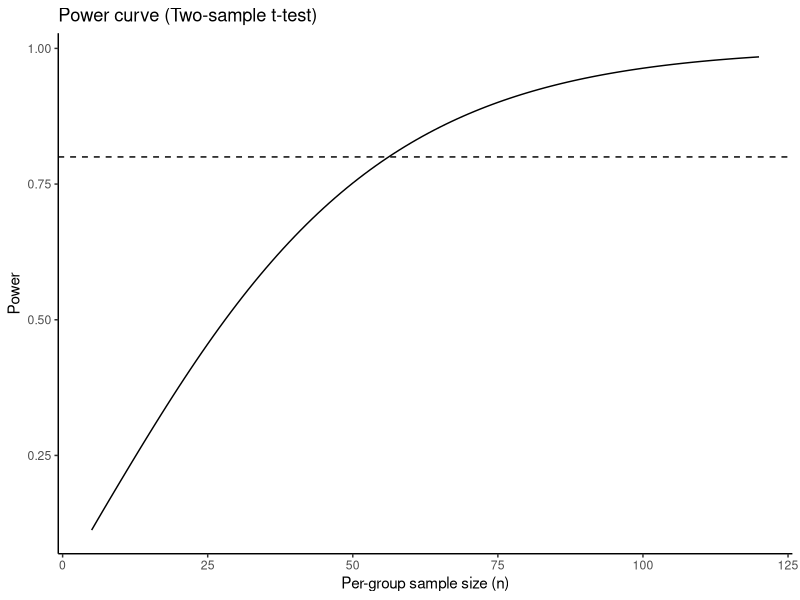
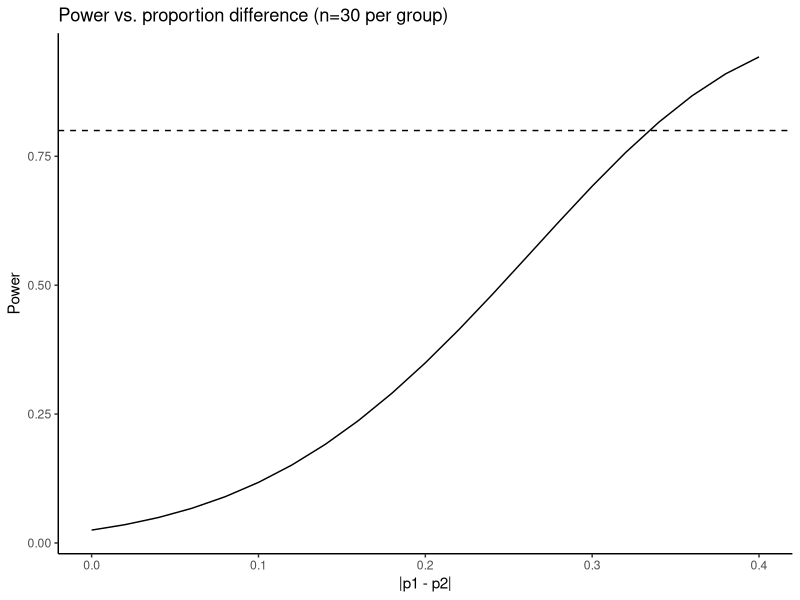

Recreate these plots in R, in order.
# ===============================================================
# 載入套件
# ===============================================================
library(dplyr)
library(ggplot2)
# install.packages("pwr")   # 第一次使用再安裝
library(pwr)

# ---------------------------------------------------------------
# 觀念速記
# ---------------------------------------------------------------
# Power（檢定力）= 當 H1 為真時，正確拒絕 H0 的機率（常用 80% 或 90%）
# 主要四要素：樣本量 n、效應量（差異大小）、標準差/變異、顯著水準 α
# 知道其中三個，就能解第四個（求 power / n / effect size / sd）
# Base R：power.t.test(), power.prop.test()
# pwr 套件：pwr.t.test(), pwr.2p.test(), pwr.anova.test(), pwr.chisq.test() 等

# ===============================================================
# 一、t 檢定（兩獨立樣本）— power / n / delta 的互算
# ===============================================================

# (A) 已知 n、sd、期望差異 delta → 算 power
pt_a <- power.t.test(n = 20, delta = 2, sd = 2.3,
                     sig.level = 0.05, type = "two.sample",
                     alternative = "two.sided")
pt_a

# (B) 目標 power=0.80、已知 sd=1.5、期望差異 delta=0.8 → 求每組 n
pt_b <- power.t.test(power = 0.80, delta = 0.8, sd = 1.5,
                     sig.level = 0.05, type = "two.sample",
                     alternative = "two.sided")
pt_b   # n 是「每組」所需樣本數

# (C) 已知 power 與 n、sd → 求「最小可檢出差異」delta
pt_c <- power.t.test(power = 0.80, n = 30, sd = 2.0,
                     sig.level = 0.05, type = "two.sample",
                     alternative = "two.sided")
pt_c$delta

# 小訣竅：
# - type = "two.sample"（兩獨立樣本）、"one.sample"（單樣本）、"paired"（成對）
# - alternative = "two.sided" / "one.sided"

# ===============================================================
# 二、兩比例比較（例如：感染率、合格率）— power / n 的互算
# ===============================================================

# (A) 已知每組 n、兩組比例 p1/p2 → 算 power
pp_a <- power.prop.test(n = 5, p1 = 0.8, p2 = 0.2,
                        sig.level = 0.05, alternative = "two.sided")
pp_a

# (B) 目標 power=0.90、已知 p1/p2 → 求每組 n
pp_b <- power.prop.test(power = 0.90, p1 = 0.8, p2 = 0.2,
                        sig.level = 0.05, alternative = "two.sided")
pp_b

# (C) 想用「差異 d = |p1 - p2|」的寫法（pwr 範式）
#     注意：power.prop.test 不直接用 Cohen's h；pwr.2p.test 用 h
#     Cohen's h = 2*asin(sqrt(p1)) - 2*asin(sqrt(p2))
cohen_h <- function(p1, p2) { 2*asin(sqrt(p1)) - 2*asin(sqrt(p2)) }
h <- abs(cohen_h(0.8, 0.6))
pwr.2p.test(h = h, power = 0.80, sig.level = 0.05)

# ===============================================================
# 三、pwr 套件：更多檢定的效能估計
# ===============================================================

# (A) t 檢定（與 base 類似；d = Cohen's d）
#     d ≈ 0.2(小), 0.5(中), 0.8(大)
pwr.t.test(d = 0.5, power = 0.80, sig.level = 0.05,
           type = "two.sample", alternative = "two.sided")

# (B) 單因子 ANOVA：k 組、效果量 f（Cohen’s f；0.10/0.25/0.40）
pwr.anova.test(k = 3, f = 0.25, sig.level = 0.05, power = 0.80)

# (C) 卡方適合度或獨立性：w = Cohen’s w（0.10/0.30/0.50）
#     df = 類別數-1（適合度）或 (r-1)*(c-1)（獨立性）
pwr.chisq.test(w = 0.3, df = 2, sig.level = 0.05, power = 0.80)

# (D) 相關係數：目標相關 r
pwr.r.test(r = 0.3, sig.level = 0.05, power = 0.80, alternative = "two.sided")

# (E) 一般線性模型（多重回歸整體）：f2 = Cohen’s f^2（0.02/0.15/0.35）
#     u = 自由度（解釋變數個數），v = 殘差自由度（樣本量減去參數數）
#     若未知 v，可先試探 n，再反推 v 或用公式轉換
pwr.f2.test(u = 3, f2 = 0.15, sig.level = 0.05, power = 0.80)

# ===============================================================
# 四、功效曲線：樣本量 n 或效應量 vs. 檢定力（可放投影片）
# ===============================================================

# (A) 兩樣本 t 檢定：固定 sd、delta，畫「n 對 power」
make_power_curve_t <- function(sd = 2.0, delta = 0.8,
                               n_min = 5, n_max = 100, alpha = 0.05) {
  ns <- seq(n_min, n_max, by = 1)
  pw <- sapply(ns, function(n)
    power.t.test(n = n, delta = delta, sd = sd,
                 sig.level = alpha, type = "two.sample")$power)
  tibble(n = ns, power = pw)
}

pc_t <- make_power_curve_t(sd = 1.5, delta = 0.8, n_min = 5, n_max = 120)
ggplot(pc_t, aes(n, power)) +
  geom_line() +
  geom_hline(yintercept = 0.8, linetype = 2) +
  labs(title = "Power curve (Two-sample t-test)",
       x = "Per-group sample size (n)", y = "Power") +
  theme_classic()

# (B) 兩比例比較：固定 n，畫「差異 d=|p1-p2| 對 power」
make_power_curve_prop <- function(n = 20, p1_grid = seq(0.1, 0.9, by = 0.02),
                                  base_p = 0.5, alpha = 0.05) {
  # 比較 base_p vs p1_grid
  tibble(
    p1 = p1_grid,
    power = sapply(p1_grid, function(p1)
      power.prop.test(n = n, p1 = base_p, p2 = p1,
                      sig.level = alpha)$power),
    diff = abs(p1_grid - base_p)
  )
}

pc_p <- make_power_curve_prop(n = 30, base_p = 0.5)
ggplot(pc_p, aes(diff, power)) +
  geom_line() +
  geom_hline(yintercept = 0.8, linetype = 2) +
  labs(title = "Power vs. proportion difference (n=30 per group)",
       x = "|p1 - p2|", y = "Power") +
  theme_classic()

# ===============================================================
# 五、實務備忘（放在講義的最後一頁很實用）
# ===============================================================
# 1) 先界定「研究上有意義」的效應量（不只統計顯著），再倒推出 n。
# 2) 變異（sd / w / f / f2）可用前測或文獻估計；估得太小 → n 會被低估。
# 3) 多重比較需調整 α（Bonferroni、BH 等），power 會下降。
# 4) 非常態或等變異假設不滿足：效能可能偏離；必要時用穩健/非參數方法並做模擬。
# 5) 遺漏值與掉隊（attrition）會降低有效樣本量：設計時預留 buffer。
# 6) 方向性假設（單尾）在確有事前理據時可提升 power，但不可事後改單尾。
